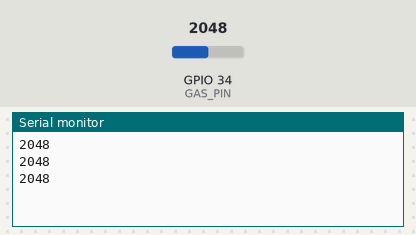
The sketch below on a simulated ESP32. Parts: the last lines printed to the serial monitor. The test bench sets the inputs (shaded band); at power-on: GPIO 34 (GAS_PIN) = 2048.

Above: at 1.3 s.
1.4 s: GPIO 34 (GAS_PIN) set to 2866
At 1.9 s:
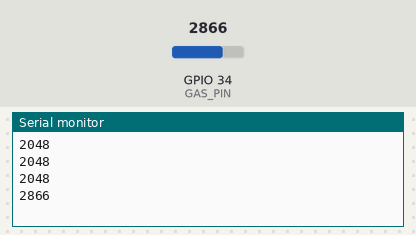
2.9 s: GPIO 34 (GAS_PIN) set to 3603
At 3.4 s:
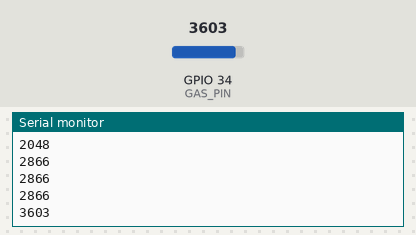
Timing chart, 0 to 5.9 s (numbered marks = the images above; inputs shaded):
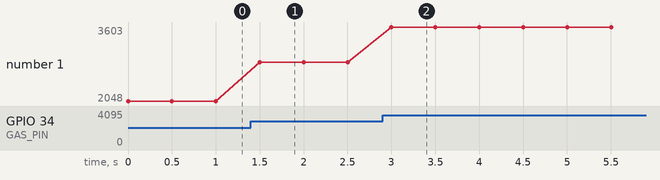

Measured:
- after the input at 1.4 s, the serial monitor: prints a new line after 0.10 s (image 1)
- after the input at 2.9 s, the serial monitor: prints a new line after 0.10 s (image 2)
- plotted number 1: 2048 → 2866 after the input at 1.4 s, 2866 → 3603 after the input at 2.9 s

The sketch:

Gas_Sensor.ino
```cpp
const int GAS_PIN = 34;

void setup() {
  Serial.begin(115200);
}

void loop() {
  int gasValue = analogRead(GAS_PIN);

  Serial.println(gasValue);

  delay(500);
}
```
